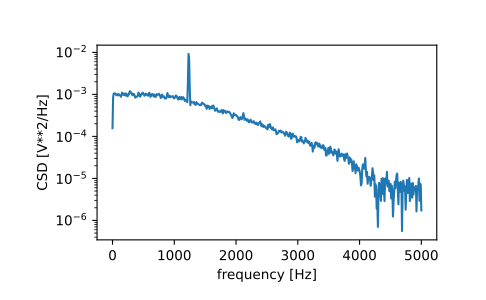

Source code (Python):
from scipy import signal
import matplotlib.pyplot as plt
rng = np.random.default_rng()

# Generate two test signals with some common features.

fs = 10e3
N = 1e5
amp = 20
freq = 1234.0
noise_power = 0.001 * fs / 2
time = np.arange(N) / fs
b, a = signal.butter(2, 0.25, 'low')
x = rng.normal(scale=np.sqrt(noise_power), size=time.shape)
y = signal.lfilter(b, a, x)
x += amp*np.sin(2*np.pi*freq*time)
y += rng.normal(scale=0.1*np.sqrt(noise_power), size=time.shape)

# Compute and plot the magnitude of the cross spectral density.

f, Pxy = signal.csd(x, y, fs, nperseg=1024)
plt.semilogy(f, np.abs(Pxy))
plt.xlabel('frequency [Hz]')
plt.ylabel('CSD [V**2/Hz]')
plt.show()
